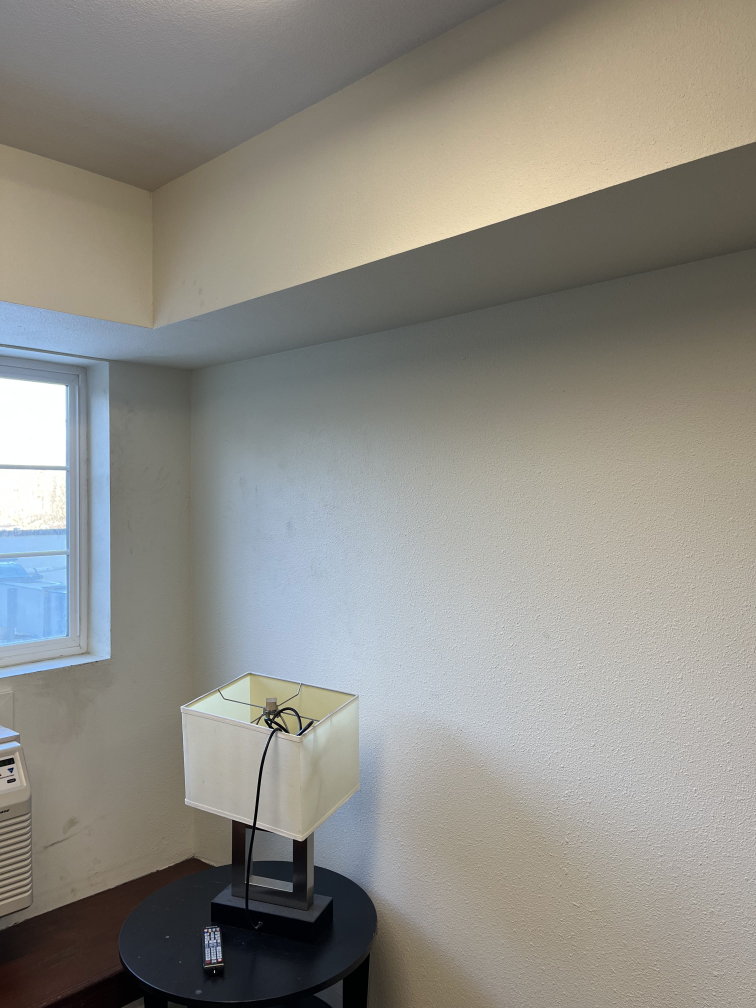
#> input picture Photos/2.jpg, 3024 x 4032 px, found by its file name (shown at 1/4 size); its folder holds 4 pictures in this run
$ python resize.py
#> lines starting #> are read from the running program, lines starting #| are printed output that depends on the picture
import cv2 as cv
import os

PHOTO_DIR = "../photos"
OUTPUT_DIR = "../resolution"

TARGET_WIDTH = 640

for filename in os.listdir(PHOTO_DIR):
    if not filename.lower().endswith(('.png', '.jpg', '.jpeg')):
        continue

    input_path = os.path.join(PHOTO_DIR, filename)
    img = cv.imread(input_path)
#> img is the input picture: shape (4032, 3024, 3); mean B, G, R 134, 141, 142.9

    if img is None:
        print(f"Could not read: {filename}")
        continue

    height, width , channels = img.shape
#> height = 4032; width = 3024; channels = 3

    scale = width / TARGET_WIDTH
#> scale = 4.72
    new_height = round(height / scale)
#> new_height = 853

    resized = cv.resize(
        img,
        (TARGET_WIDTH, new_height),
        interpolation=cv.INTER_LINEAR
    )
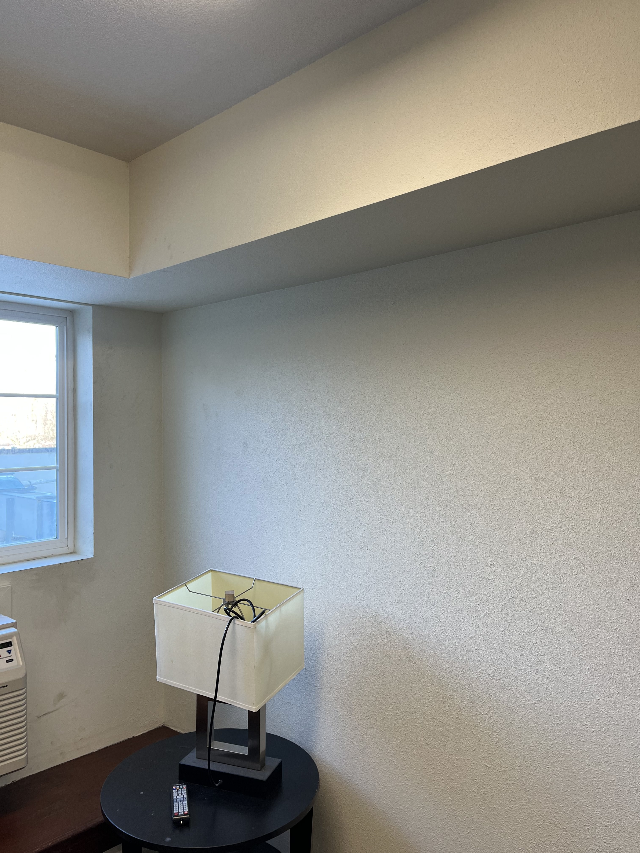
#> resized: shape (853, 640, 3); mean B, G, R 133.9, 140.9, 142.8

    name, ext = os.path.splitext(filename)
    output_name = f"{name}-640x{new_height}.png"
#> output_name = '2-640x853.png'
    output_path = os.path.join(OUTPUT_DIR, output_name)

    cv.imwrite(output_path, resized)
    print(f"Saved {output_name}")
#| Saved 2-640x853.png
